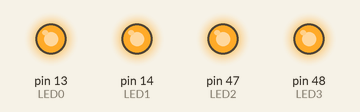
Simulated run of this sketch. Board: Arduino Mega 2560, built with avr-gcc and run on an emulated ATmega2560. Parts: output pins drawn as LEDs (lit = HIGH).

Above: at 0.2 s.
At 1.7 s:
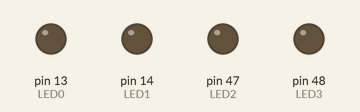
Timing chart, 0 to 3.0 s (numbered marks = the images above):
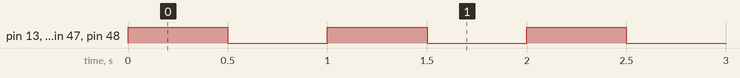

Measured:
- by itself, pin 13 (LED0), pin 14 (LED1), pin 47 (LED2), pin 48 (LED3): alternates HIGH for 0.50 s and LOW for 0.50 s

The sketch:

pico_classic_v4_STEP1_LED.ino
```cpp
// (licence header left out)
#define LED0 13
#define LED1 14
#define LED2 47
#define LED3 48

void setup()
{
  // put your setup code here, to run once:
  pinMode(LED0, OUTPUT);
  pinMode(LED1, OUTPUT);
  pinMode(LED2, OUTPUT);
  pinMode(LED3, OUTPUT);
}

void loop()
{
  // put your main code here, to run repeatedly:
  digitalWrite(LED0, HIGH);
  digitalWrite(LED1, HIGH);
  digitalWrite(LED2, HIGH);
  digitalWrite(LED3, HIGH);
  delay(500);
  digitalWrite(LED0, LOW);
  digitalWrite(LED1, LOW);
  digitalWrite(LED2, LOW);
  digitalWrite(LED3, LOW);
  delay(500);
}
```
